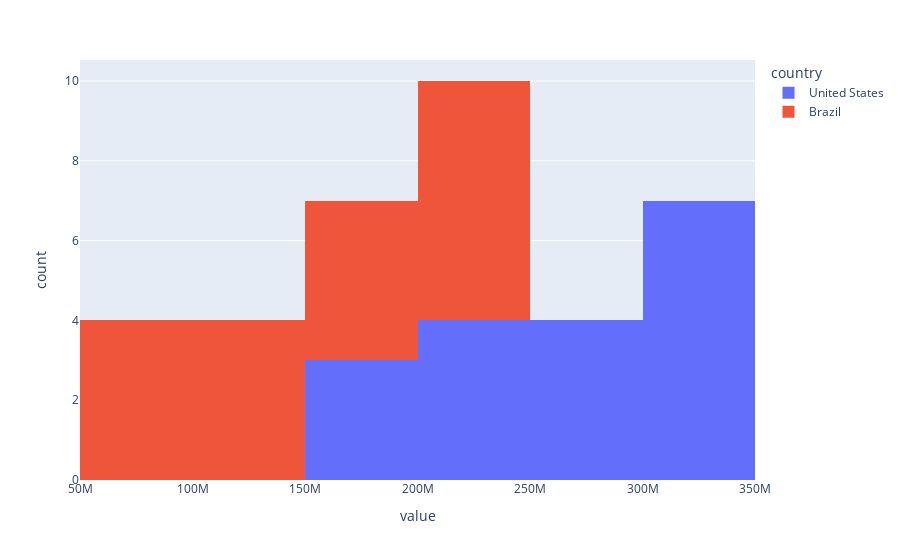

The code cell stored with this chart in its notebook:
### Code cell
pivot[['United States', 'Brazil']].plot(kind='hist')

### Figure 1 — Plotly figure (JSON) as saved in the notebook; plotly's stock layout.template omitted (floating-point values rounded to 4 significant figures)
{"data": [{"bingroup": "x", "hovertemplate": "country=United States<br>value=%{x}<br>count=%{y}<extra></extra>", "legendgroup": "United States", "marker": {"color": "#636efa", "pattern": {"shape": ""}}, "name": "United States", "orientation": "v", "showlegend": true, "type": "histogram", "x": [171700000.0, 186700000.0, 199700000.0, 209500000.0, 219100000.0, 229500000.0, 240500000.0, 252100000.0, 265200000.0, 281700000.0, 295000000.0, 309000000.0, 320900000.0, 323000000.0, 325100000.0, 327100000.0, 329100000.0, 331000000.0], "xaxis": "x", "yaxis": "y"}, {"bingroup": "x", "hovertemplate": "country=Brazil<br>value=%{x}<br>count=%{y}<extra></extra>", "legendgroup": "Brazil", "marker": {"color": "#EF553B", "pattern": {"shape": ""}}, "name": "Brazil", "orientation": "v", "showlegend": true, "type": "histogram", "x": [62530000.0, 72180000.0, 83370000.0, 95110000.0, 107200000.0, 120700000.0, 135300000.0, 149000000.0, 162000000.0, 174800000.0, 186100000.0, 195700000.0, 204500000.0, 206200000.0, 207800000.0, 209500000.0, 211000000.0, 212600000.0], "xaxis": "x", "yaxis": "y"}], "layout": {"barmode": "relative", "legend": {"title": {"text": "country"}, "tracegroupgap": 0}, "margin": {"t": 60}, "xaxis": {"anchor": "y", "domain": [0, 1], "title": {"text": "value"}}, "yaxis": {"anchor": "x", "domain": [0, 1], "title": {"text": "count"}}}}
